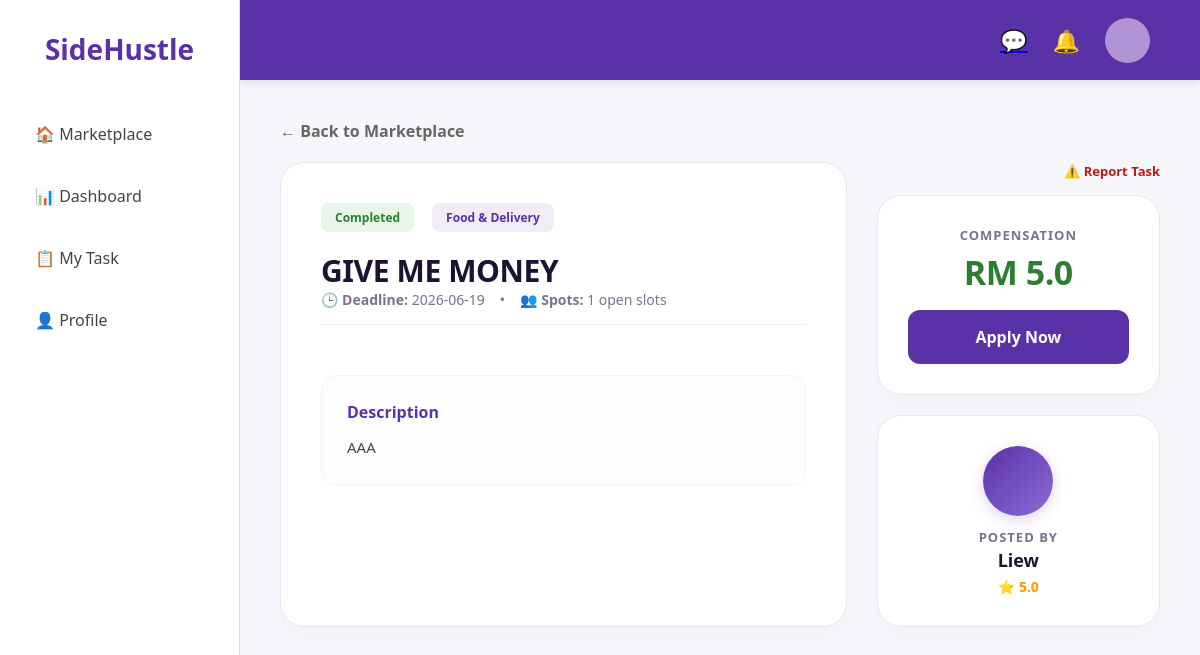
The page /task/2 (signed in) on the database its author committed.
### app.py (models this page shows, shortened)
class Task(db.Model):
    id = db.Column(db.Integer, primary_key=True)
    title = db.Column(db.String(100), nullable=False)
    price = db.Column(db.Float, nullable=False)
    description = db.Column(db.Text, nullable=False)
    category = db.Column(db.String(50), nullable=False)
    status = db.Column(db.String(20), default='Available')
    user = db.Column(db.String(50))
    tasker = db.Column(db.String(50))
    deadline = db.Column(db.String(50))
    capacity = db.Column(db.Integer, default=1)
    progress = db.Column(db.Integer, default=0)
    urgent = db.Column(db.Boolean, default=False)
    is_negotiable = db.Column(db.Boolean, default=False)

### app.py (the view)
@app.route('/task/<int:task_id>')
def task_detail(task_id):
    task = Task.query.get_or_404(task_id)
    current_user = User.query.get(session['user_id'])
    return render_template('task_detail.html', task=task, user=current_user)

### app.py (called while the page is built, shortened)
@app.template_filter('time_ago')
def time_ago(value):
    if not value:
        return "Just Now"
    now = datetime.now()
    diff = now - value
    second_diff = diff.seconds
    day_diff = diff.days
    if day_diff < 0:
        return "Just Now"
    if day_diff == 0:
        if second_diff < 10:
            return "Just Now"
        if second_diff < 60:
            return f"{second_diff} seconds ago"
        if second_diff < 120:
            return "a minute ago"
        if second_diff < 3600:
            return f"{second_diff // 60} minutes ago"
        if second_diff < 7200:
            return "an hour ago"
        if second_diff < 86400:
            return f"{second_diff // 3600} hours ago"

@app.context_processor
def inject_notifications():
    if 'user_id' in session:
        current_user = User.query.get(session['user_id'])
        if current_user:
            user_notifications = Notification.query.filter_by(
                user_id=current_user.id
            ).order_by(Notification.id.desc()).limit(5).all()
            return dict(notifications=user_notifications)
        else:
            session.pop('user_id', None)
    return dict(notifications=[])

@app.context_processor
def inject_global_private_unread_count():
    if 'user_id' in session:
        try:
            current_user = User.query.get(session['user_id'])
            if current_user:
                count = DirectMessage.query.filter_by(
                    receiver_username=current_user.username,
                    is_read=False
                ).count()
                return dict(total_unread=count)
        except Exception:
            pass
    return dict(total_unread=0)

### templates/task_detail.html (shortened to what this page needs)
<!DOCTYPE html>
<html>
<head>
    <link rel="stylesheet" href="{{ url_for('static', filename='style.css') }}">
</head>
<body>
        {% extends "base.html" %}
        {% block content %}
            <a href="{{ url_for('marketplace') }}" class="back-link">← Back to Marketplace</a>
            <div class="detail-grid-container">
                <div class="main-detail-panel">
                    <div class="detail-header-meta">
                        <span class="tag available-tag" style="background: #e8f5e9; color: #2e7d32;">{{ task.status }}</span>
                        <span class="tag">{{ task.category }}</span>
                    </div>
                    <h1 class="detail-title">{{ task.title }}</h1>
                    <div class="detail-subtitle-row">
                        <span>🕒 <strong>Deadline:</strong> {{ task.deadline if task.deadline else 'No deadline specified' }}</span>
                        <span>•</span>
                        <span>👥 <strong>Spots:</strong> {{ task.capacity }} open slots</span>
                    </div>
                    <div class="detail-desc-box">
                        <h3>Description</h3>
                        <p>{{ task.description }}</p>
                    </div>
                </div>
                <div class="detail-sidebar-column">
                    <p style="text-align: right; color: #b71c1c; font-weight: 700; font-size: 13px; cursor: pointer; margin-bottom: 15px; transition: 0.2s;" onclick="openReportModal()">⚠️ Report Task</p>
                    <div class="premium-side-card">
                        <p class="label-text">Compensation</p>
                        <h2 class="price-display" style="margin-bottom: 5px;">RM {{ task.price }}</h2>
                        <a href="{{ url_for('apply', task_id=task.id) }}" class="btn-primary" style="margin-top: 0; background: #5a32a8; border-radius: 12px;">Apply Now</a>
                    </div>
                    <div class="premium-side-card">
                        <div class="author-profile-box" style="display: flex; flex-direction: column; align-items: center; width: 100%;">
                            <div class="author-avatar"></div>
                            <p class="label-text" style="margin-bottom: 2px;">Posted By</p>
                            <p style="font-size: 18px; font-weight: 700; color: #1e1233;">{{ task.user }}</p>
                            <p style="margin-top: 5px; font-size: 14px; color: #ff9800; font-weight: 600;">⭐ {{ task.rating if task.rating else '5.0' }}</p>
                        </div>
                    </div>
                </div>
            </div>
        {% endblock %}

### static/style.css (style rules this page uses)
* { box-sizing: border-box; margin: 0; padding: 0; }
body { font-family: 'Segoe UI', Roboto, Helvetica, Arial, sans-serif; background-color: #f7f6fa; color: #2d263b; overflow-x: hidden; }
.tag { display: inline-block; padding: 6px 14px; border-radius: 8px; font-size: 12px; font-weight: 600; background: #f1ecf7; color: #5a32a8; margin-right: 8px; }
.available-tag { background: #e8f5e9; color: #2e7d32; }
.btn-primary { display: block; width: 100%; background: #5a32a8; color: white; padding: 16px; text-align: center; border-radius: 15px; text-decoration: none; font-weight: bold; border: none; margin-top: 20px; cursor: pointer; transition: 0.2s; }
.back-link { text-decoration: none; color: #666; font-weight: bold; margin-bottom: 20px; }
.detail-grid-container { display: grid; grid-template-columns: 2fr 1fr; gap: 30px; margin-top: 20px; align-items: stretch; }
.main-detail-panel { background: #ffffff; padding: 40px; border-radius: 24px; border: 1px solid #eae6f0; box-shadow: 0 10px 30px rgba(0, 0, 0, 0.02); display: flex; flex-direction: column; }
.detail-header-meta { display: flex; gap: 10px; margin-bottom: 20px; align-items: center; }
.detail-title { font-family: system-ui, -apple-system, BlinkMacSystemFont, 'Segoe UI', Roboto, sans-serif; font-size: 30px; font-weight: 700; color: #1e1233; line-height: 1.25; letter-spacing: -0.4px; }
.detail-subtitle-row { font-size: 14px; color: #7b728c; display: flex; gap: 15px; align-items: center; margin-bottom: 30px; padding-bottom: 15px; border-bottom: 1px solid #f1ecf7; }
.detail-desc-box { background: #fdfcff; padding: 25px; border-radius: 16px; border: 1px solid #f5f2f9; margin-top: 20px; }
.detail-desc-box h3 { font-size: 16px; color: #5a32a8; margin-bottom: 12px; font-weight: 700; }
.detail-desc-box p { line-height: 1.7; color: #4a4257; font-size: 15px; }
.detail-sidebar-column { display: flex; flex-direction: column; height: 100%; justify-content: flex-start; }
.premium-side-card { background: #ffffff; padding: 30px; border-radius: 24px; border: 1px solid #eae6f0; box-shadow: 0 10px 30px rgba(90, 50, 168, 0.02); text-align: center; margin-bottom: 20px; }
.premium-side-card:last-child { margin-bottom: 0; flex-grow: 1; display: flex; flex-direction: column; justify-content: center; }
.premium-side-card .label-text { font-size: 13px; color: #7b728c; text-transform: uppercase; font-weight: 700; letter-spacing: 1px; margin-bottom: 5px; }
.premium-side-card .price-display { font-family: 'Segoe UI', Roboto, sans-serif; font-size: 34px; font-weight: 700; color: #2e7d32; margin-bottom: 20px; letter-spacing: -0.5px; }
.author-profile-box { display: flex; flex-direction: column; align-items: center; }
.author-avatar { width: 70px; height: 70px; background: linear-gradient(135deg, #5a32a8, #8c6cd4); border-radius: 50%; margin-bottom: 12px; box-shadow: 0 4px 15px rgba(90, 50, 168, 0.2); }

### rows shown on the page
Task: status "Completed", category "Food & Delivery", title "GIVE ME MONEY", deadline "2026-06-19", capacity "1", description "AAA", price "5.0", user "Liew"

### other values the page prints
{{ task.rating if task.rating else '5.0' }} "5.0"
